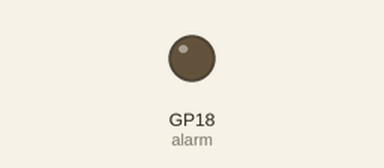
This program was run on a simulated Raspberry Pi Pico running MicroPython. Shown: output pins drawn as LEDs (lit = HIGH). What the program prints to the serial console is not drawn.

Above: at 0.1 s.
Timing chart, 0 to 1.6 s (numbered marks = the images above):
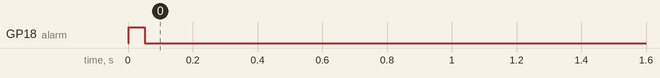

The program:

BMMR_CL24_pir_irq_buzled_but_1_3.py
```python
# Hardware platform: Pico W & Pico_
# Author : JC Santamaria
# Date : 2023 - 9 -12
# Goal : PoC de alarma PIR con sonido y luz si intruso + boton de reset
# Learning Target : sensor PIR con interrupcion
# Ref : https://docs.sunfounder.com/projects/kepler-kit/en/latest/pyproject/py_pir.html
# Ref2: https://docs.sunfounder.com/projects/kepler-kit/en/latest/iotproject/3.ifttt_mail.html

# Informative block - start
p_ucontroler = "Pico W only"
p_keyOhw = " PIR 3.3 volt on GPIO17 + buzzer GPIO16"
# tiempo de bloqueo 2 segundos , tiempo de retardo 2 segundos
p_project = "PoC PIR alarm buzzer/led + rest button - using interruptions"
p_version = "1.3"
print(f"Microcontroler: {p_ucontroler} - Key other HW : {p_keyOhw}")
print(f"Program: {p_project} - Version: {p_version}")
# Informative block - end

import machine
import utime

# 0- Creamos 3 objetos PIN : PIR, botón, Buzzer ( +led)
pir_sensor = machine.Pin(17, machine.Pin.IN)
alarm = machine.Pin(18, machine.Pin.OUT)
boton_reset=machine.Pin(16,machine.Pin.IN)

# 0.1 Inicializacion de variables
warn_flag=False
alarm.high() # Un pitido al inicio
utime.sleep_ms(50)
alarm.low()

# F.1 Int-handler -Función si salta PIR => flag alarma YES

def movimiento_detectado(pin):
    global warn_flag
    warn_flag=True
    print('¡Intruso!!')
    pir_sensor.irq(handler=None) # reset interrup PIR Alarma

# F.2 Int-handler Función reset Alarma => flag alarma NO
def reset_alarma(pin):
    global warn_flag
    warn_flag=False
    print('Reset alarma PIR')
    pir_sensor.irq(trigger=machine.Pin.IRQ_RISING, handler=movimiento_detectado) # e-arma interrup PIR-Alarma

# 1 - Set interrupción PIR & Set interrupción Boton reset
boton_reset.irq(trigger=machine.Pin.IRQ_RISING, handler=reset_alarma)
pir_sensor.irq(trigger=machine.Pin.IRQ_RISING, handler=movimiento_detectado)

# 2- Bucle infinito
while True:
    if warn_flag==True: # 2.1 Si flag Alarma YES => PIN  buzzer = 1 => Sonar buzzer Lucir LED
        alarm.toggle()
        utime.sleep_ms(50)
        alarm.toggle()
    else:
        alarm.off() # 2.1 Si flag Alarma NO => PIN  buzzer = 0
```
